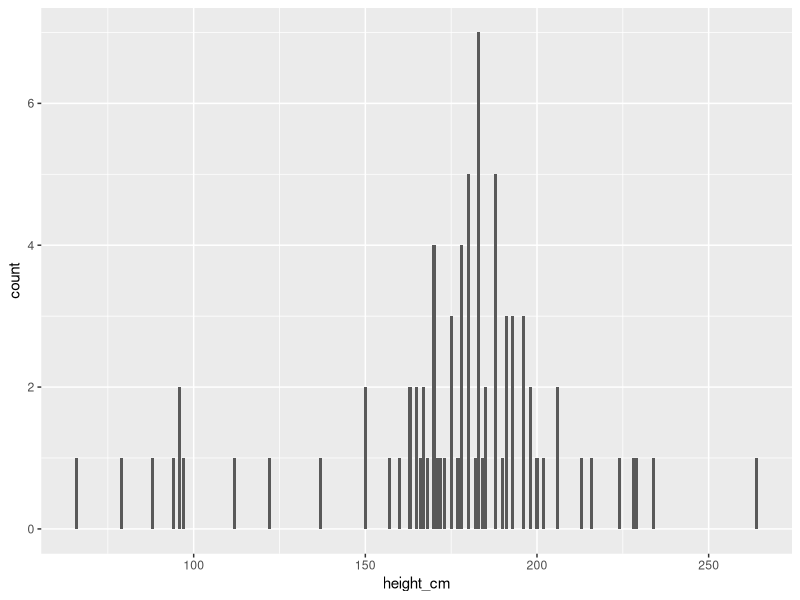
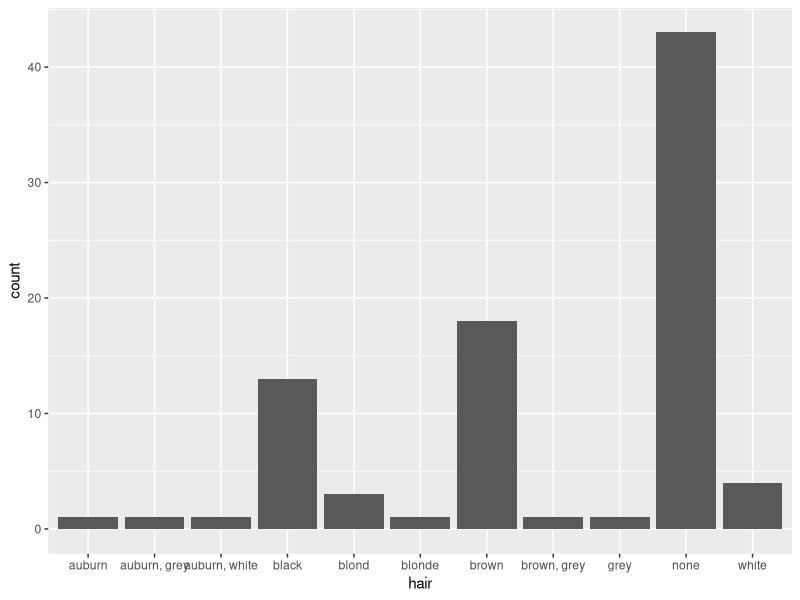
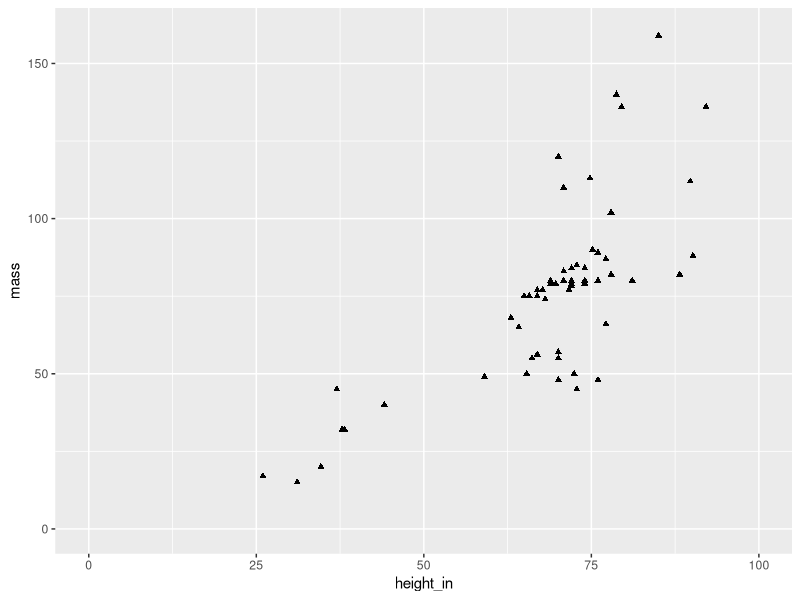
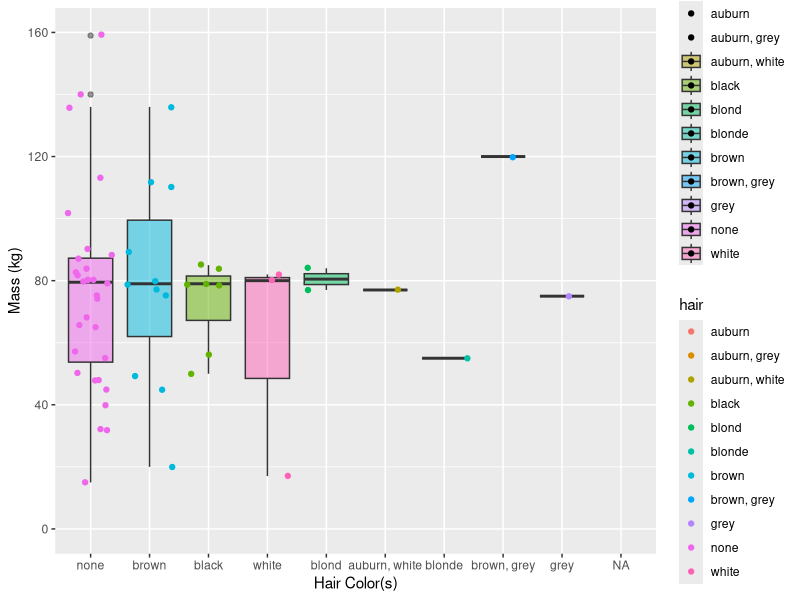
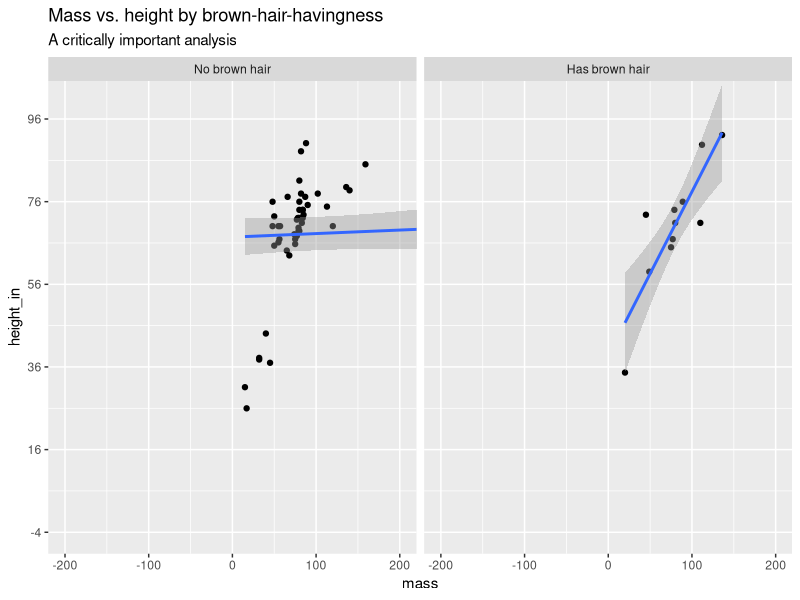
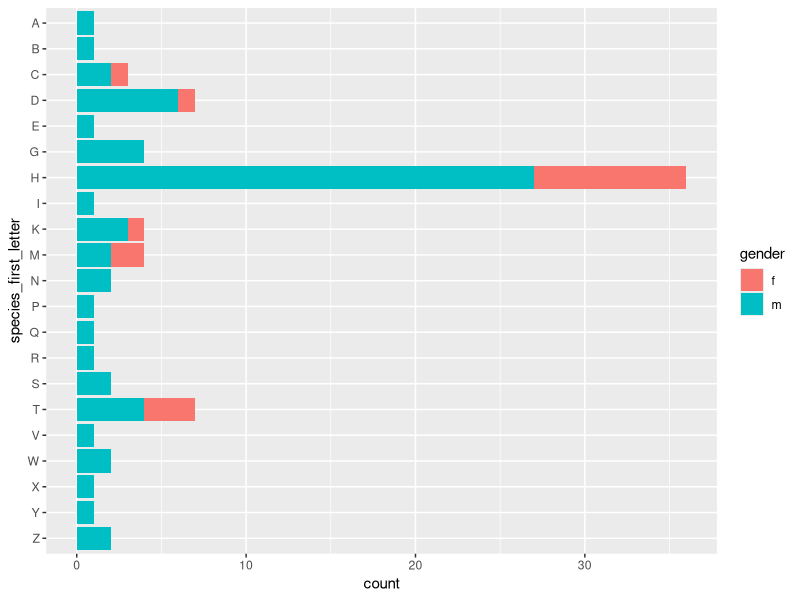
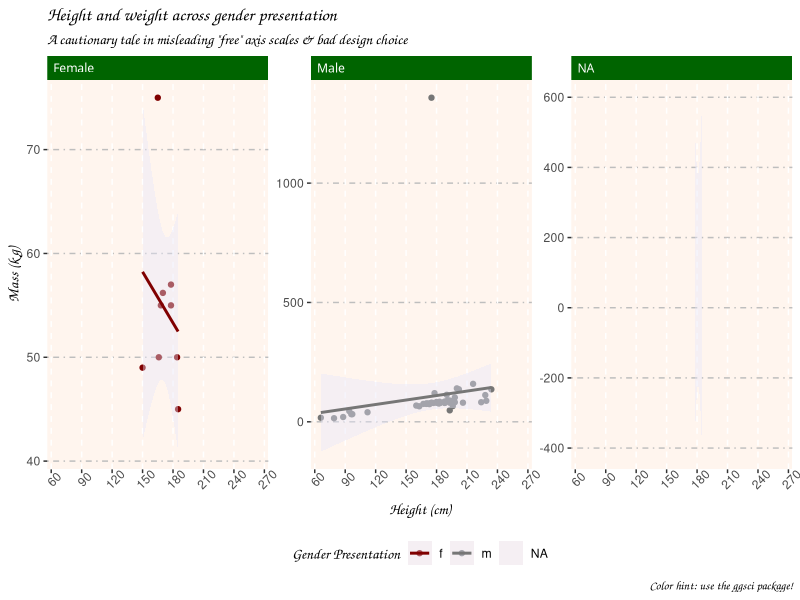

Write R code to recreate these figures, in order.
library(tidyverse)

## Create your goal tibble to replicate

# Run this line to see what your end product should look like
sw.wrangled.goal <- read_csv("sw-wrangled.csv") %>% 
  mutate(across(c(hair, gender, species, homeworld), factor)) # this is a quick-and-dirty fix to account for odd importing behavior

# View in console
sw.wrangled.goal 

# Examine the structure of the df and take note of data types
# Look closely at factors (you may need another function to do so) to see their levels
str(sw.wrangled.goal) 



## Use the built-in starwars dataset to replicate the tibble above in a tbl called sw.wrangled
# If you get stuck, use comments to "hold space" for where you know code needs to go to achieve a goal you're not sure how to execute
sw.wrangled <- starwars %>%
  # separate first and last name
  separate(name, c("first_name", "last_name"), sep = " ") %>%
  # sort alphabetically by last name
  arrange(.$last_name) %>% 
  # add initials column 
  add_column(initials = sapply(str_extract_all(paste(.$first_name, .$last_name, sep = " "), "[A-Z]")
                               , paste, collapse = "")
             , .after = "last_name") %>%
  # remove skin_color, eye_color, birth_year, films, vehicles, starships, and sex
  select(-c(skin_color, eye_color, birth_year, films, vehicles, starships, sex)) %>% 
  # change NAs in hair_color to "none"
  mutate(hair_color = ifelse(is.na(hair_color), "none", hair_color)) %>% 
  mutate(gender = ifelse(as.character(gender) == "feminine", "f", as.character(gender)),
         gender = ifelse(as.character(gender) == "masculine", "m", as.character(gender))) %>% 
  # rename height, and hair_color
  rename(height_cm = height, 
         hair = hair_color) %>% 
  # show height in inches (height_in) and centimeters (height_cm)
  add_column(height_in = .$height_cm/2.54
             , .after = "initials" ) %>% 
  mutate(brown_hair = ifelse(hair == "brown", "True", "False")) %>% 
  mutate(species_first_letter = str_extract(species, "\\b[A-Z]{1}"))

View(sw.wrangled)

## What doesn't match exactly:
# inch values are rounded/computed differently than the goal dataset
# not sure how to have the first names alphabetical within the last names being alphabetical
# seems like some of the subjects were removed from the goal set, not sure what parameters they were removed by, could individually remove those names 


## Check that your sw.wrangled df is identical to the goal df
# Use any returned information about mismatches to adjust your code as needed
#all.equal(sw.wrangled.goal, sw.wrangled)

### ASSIGNMENT 11 PART 1: recreate plots 

## PLOT 1

sw.wrangled %>% 
  filter(!is.na(height_cm)) %>% 
  ggplot(aes(x=height_cm)) + 
  geom_bar()
# how do you make the bars thicker instead of thin lines?

## PLOT 2
 
sw.wrangled %>% 
  ggplot(aes(x=hair)) +
  geom_bar()
# need to sort bars (sorted_hair)
 

## PLOT 3

sw.wrangled %>%
  ggplot(aes(x = height_in, y = mass)) +
  geom_point(shape = 17) +
  xlim(0, 100) +
  ylim(0, 160)


### ASSIGNMENT 12 MORE PLOTS

## PLOT 1 

hair_order <- c('none', 'brown', 'black', 'bald', 'white', 'blond', 'auburn, white', 'blonde', 'brown, grey', 'grey')

sw.wrangled %>% 
  ggplot(aes(x = factor(hair, level = hair_order), y = mass, fill = hair)) +
  geom_boxplot(alpha = .5) +
  coord_cartesian(ylim = c(0, 160)) +
  scale_y_continuous(breaks = seq(0, 160, by = 40)) +
  geom_jitter(data = sw.wrangled, aes(x = factor(hair, level = hair_order), y = mass, col = hair)) +
  labs(x = "Hair Color(s)", y = "Mass (kg)", fill = "Colorful hair")

## PLOT 2

sw.wrangled %>% 
  ggplot(aes(x = mass, y = height_in)) +
  geom_point() +
  facet_wrap(vars(brown_hair), 
             labeller = labeller(brown_hair = c("True" = "Has brown hair", "False" = "No brown hair"))) +
  geom_smooth(method = "lm") +
  coord_cartesian(xlim = c(-200, 200), ylim = c(-4, 100)) +
  scale_x_continuous(breaks = seq(-200, 200, by = 100)) +
  scale_y_continuous(breaks = seq(-4, 100, by = 20)) +
  labs(title = "Mass vs. height by brown-hair-havingness", subtitle = "A critically important analysis")

## PLOT 3
# x = species_first_letter, y = count, fill = gender, flip axes 
sw.wrangled %>% 
  mutate(species_first_letter = str_extract(species, "\\b[A-Z]{1}")) %>%
  filter(!is.na(species_first_letter)) %>% 
  ggplot(aes(x = factor(species_first_letter, levels = rev(levels(factor(species_first_letter)))), fill = gender)) +
  geom_bar() +
  coord_flip() +
  labs(x = "species_first_letter")


### ASSIGNMENT 13 LAST PLOT YAY
## I surrender

# install.packages("ggsci")
library(ggsci)

sw.wrangled %>% 
  ggplot(aes(x = height_cm, y = mass, color = gender)) +
  scale_color_uchicago() +
  geom_point() +
  geom_smooth(fill = "lavender", method = "lm") +
  facet_wrap(vars(gender),
             scales = "free_y",
             labeller = labeller(gender = c("f" = "Female", "m" = "Male", 'NA' = "Other"))) +
  scale_x_continuous(breaks = seq(60, 270, by = 30)) +
  theme(panel.grid.major.y = element_line(linetype = 'dotdash', color = "gray"),
        panel.grid.major.x = element_line(linetype = 'dashed'),
        panel.grid.minor = element_line(linetype = 'blank'),
        panel.background = element_rect(fill = "seashell"),
        strip.background = element_rect(fill = "#006400"),
        strip.text = element_text(color = "white", family = "American Typewriter", hjust = 0),
        axis.title = element_text(family = "Comic Sans MS"),
        title = element_text(family = "Comic Sans MS"),
        legend.position = "bottom",
        axis.text.x = element_text(angle = 45)) +
  labs(title = "Height and weight across gender presentation", 
       subtitle = 'A cautionary tale in misleading "free" axis scales & bad design choice',
       x = "Height (cm)",
       y = "Mass (kg)", 
       color = "Gender Presentation",
       caption = "Color hint: use the ggsci package!")
  
